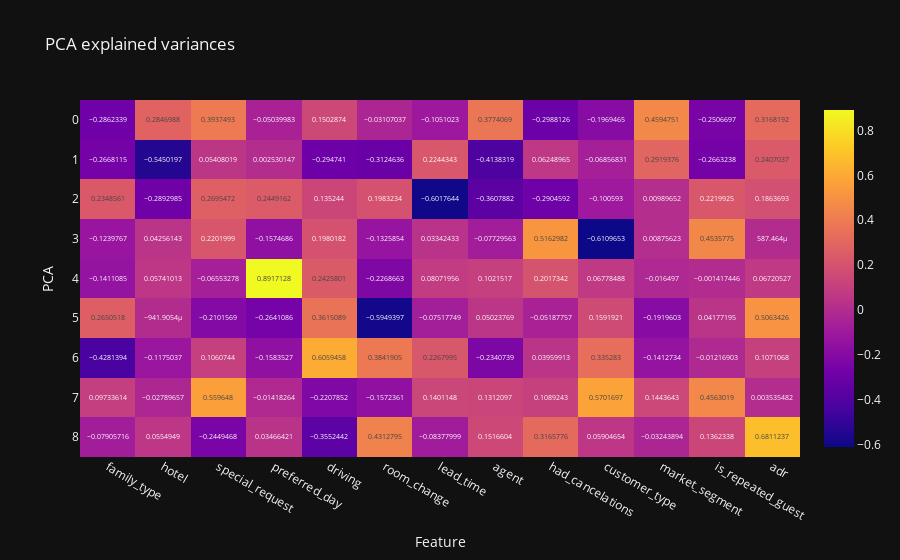

Write notebook code for a chart like this one.
### Code cell
px.imshow(pca2.components_,labels={'x':'Feature', 'y': 'PCA'}, x=scaled_df.columns, 
          title='PCA explained variances',text_auto=True, template= 'plotly_dark')

### Figure 1 — Plotly figure (JSON) as saved in the notebook; plotly's stock layout.template omitted (floating-point values rounded to 4 significant figures)
{"data": [{"coloraxis": "coloraxis", "hovertemplate": "Feature: %{x}<br>PCA: %{y}<br>color: %{z}<extra></extra>", "name": "0", "texttemplate": "%{z}", "type": "heatmap", "x": ["family_type", "hotel", "special_request", "preferred_day", "driving", "room_change", "lead_time", "agent", "had_cancelations", "customer_type", "market_segment", "is_repeated_guest", "adr"], "xaxis": "x", "yaxis": "y", "z": [[-0.2862, 0.2847, 0.3937, -0.0504, 0.1503, -0.03107, -0.1051, 0.3774, -0.2988, -0.1969, 0.4595, -0.2507, 0.3168], [-0.2668, -0.545, 0.05408, 0.00253, -0.2947, -0.3125, 0.2244, -0.4138, 0.06249, -0.06857, 0.2919, -0.2663, 0.2407], [0.2349, -0.2893, 0.2695, 0.2449, 0.1352, 0.1983, -0.6018, -0.3608, -0.2905, -0.1006, 0.009897, 0.222, 0.1864], [-0.124, 0.04256, 0.2202, -0.1575, 0.198, -0.1326, 0.03342, -0.0773, 0.5163, -0.611, 0.008756, 0.4536, 0.0005875], [-0.1411, 0.05741, -0.06553, 0.8917, 0.2426, -0.2269, 0.08072, 0.1022, 0.2017, 0.06778, -0.0165, -0.001417, 0.06721], [0.2651, -0.0009419, -0.2102, -0.2641, 0.3615, -0.5949, -0.07518, 0.05024, -0.05188, 0.1592, -0.192, 0.04177, 0.5063], [-0.4281, -0.1175, 0.1061, -0.1584, 0.6059, 0.3842, 0.2268, -0.2341, 0.0396, 0.3353, -0.1413, -0.01217, 0.1071], [0.09734, -0.0279, 0.5596, -0.01418, -0.2208, -0.1572, 0.1401, 0.1312, 0.1089, 0.5702, 0.1444, 0.4563, 0.003535], [-0.07906, 0.05549, -0.2449, 0.03466, -0.3552, 0.4313, -0.08378, 0.1517, 0.3166, 0.05905, -0.03244, 0.1362, 0.6811]]}], "layout": {"coloraxis": {"colorscale": [[0, "#0d0887"], [0.1111, "#46039f"], [0.2222, "#7201a8"], [0.3333, "#9c179e"], [0.4444, "#bd3786"], [0.5556, "#d8576b"], [0.6667, "#ed7953"], [0.7778, "#fb9f3a"], [0.8889, "#fdca26"], [1, "#f0f921"]]}, "title": {"text": "PCA explained variances"}, "xaxis": {"anchor": "y", "constrain": "domain", "domain": [0, 1], "scaleanchor": "y", "title": {"text": "Feature"}}, "yaxis": {"anchor": "x", "autorange": "reversed", "constrain": "domain", "domain": [0, 1], "title": {"text": "PCA"}}}}
